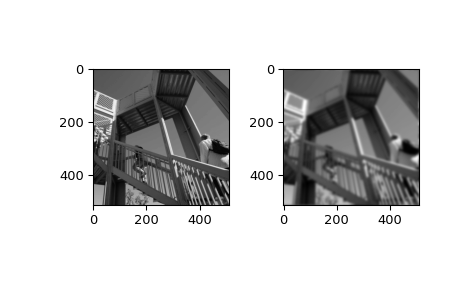

Python code for this plot:
from scipy import ndimage, misc
import numpy.fft
import matplotlib.pyplot as plt
fig, (ax1, ax2) = plt.subplots(1, 2)
plt.gray()  # show the filtered result in grayscale
ascent = misc.ascent()
input_ = numpy.fft.fft2(ascent)
result = ndimage.fourier_gaussian(input_, sigma=4)
result = numpy.fft.ifft2(result)
ax1.imshow(ascent)
ax2.imshow(result.real)  # the imaginary part is an artifact
plt.show()
